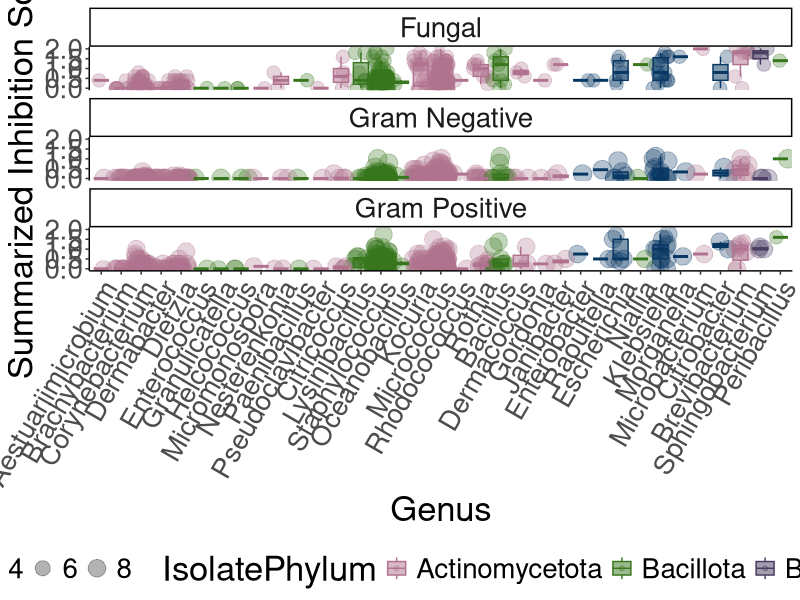

The R script that drew this image:
library(ggplot2)

dat <- read.table('Boxplot_Input.txt', header=T, sep='\t')
#Target  Isolate SummmaryScore   NumberTested    IsolateGenus    IsolatePhylum


fills <- c('#b1728f', '#38761d', '#073763', '#493C61')
names(fills) <- c('Actinomycetota', 'Bacillota', 'Pseudomonadota', 'Bacteroidota')

pdf('Boxplot_Summary_Scores.pdf', height=10, width=25)

ggplot(dat, aes(x=reorder(IsolateGenus, SummmaryScore, FUN=median), y=SummmaryScore, fill=IsolatePhylum, color=IsolatePhylum)) + xlab("Genus") + ylab("Summarized Inhibition Score") + geom_jitter(aes(size=NumberTested), alpha=0.3) + geom_boxplot(alpha=0.5, outlier.shape=NA) + theme_classic() + theme(legend.position='bottom') + theme(text = element_text(size=25), axis.text.x = element_text(angle = 60, vjust = 1, hjust=1)) + scale_fill_manual(values=fills) + scale_color_manual(values=fills) + facet_wrap(~Target, ncol=1)

dev.off()
